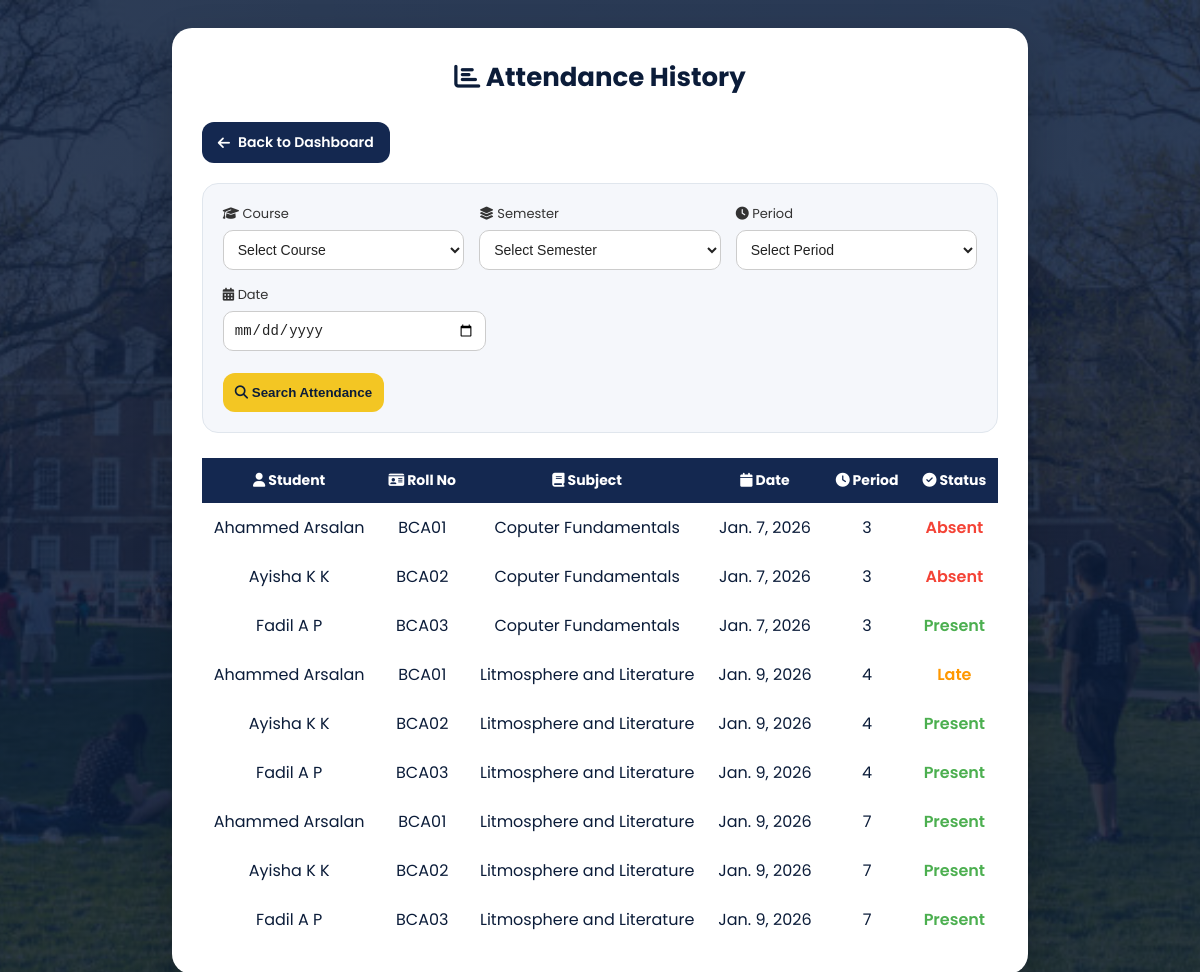
Before: /adminpanel/attendance_history/ (signed in) with the older database file.
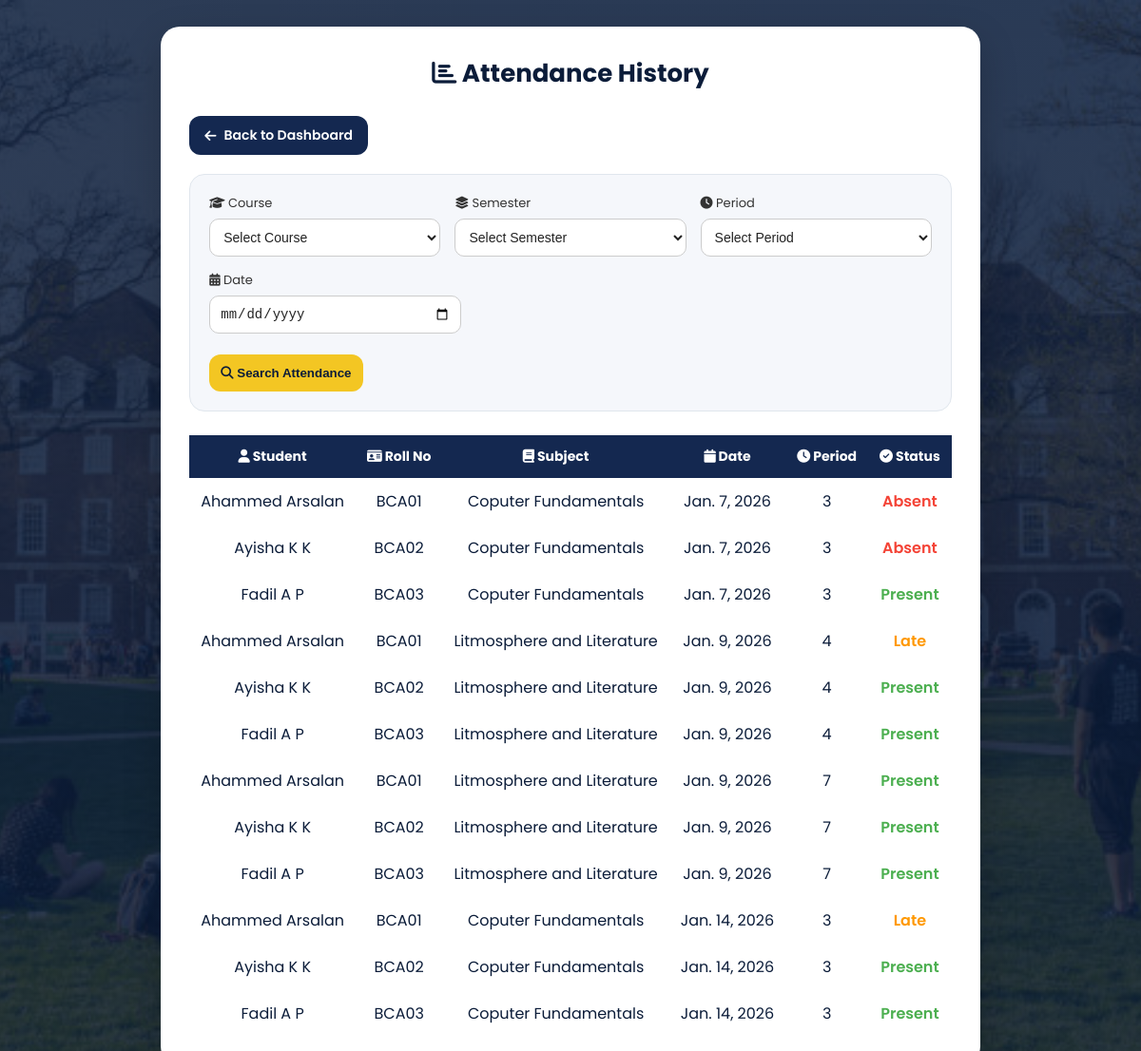
After: the same page with the newer database file.
### attendance/models.py (models this page shows)
class Attendance(models.Model):
    student = models.ForeignKey(Student, on_delete=models.CASCADE)
    subject = models.ForeignKey(Subject, on_delete=models.CASCADE)
    date = models.DateField(default=timezone.now)
    period = models.PositiveIntegerField()  # 1 to 7
    status = models.CharField(max_length=1, choices=ATTENDANCE_STATUS)
    class Meta:
        unique_together = ('student', 'subject', 'date', 'period')

### students/models.py (models this page shows, shortened)
class Student(models.Model):
    COURSE_CHOICES = (
        ('BCA', 'BCA'),
        ('BSC_CS', 'BSc Computer Science'),
        ('BSC_IT', 'BSc Information Technology'),
        ('BCOM', 'BCom'),
        ('BA', 'BA'),
    )
    user = models.OneToOneField(
        User,
        on_delete=models.CASCADE,
        related_name='student_profile',blank=True,null=True
    )
    course = models.CharField(max_length=20, choices=COURSE_CHOICES)
    SEMESTER_CHOICES = [
    (1, '1st Semester'),
    (2, '2nd Semester'),
    (3, '3rd Semester'),
    (4, '4th Semester'),
    (5, '5th Semester'),
    (6, '6th Semester'),
    ]
    semester = models.PositiveIntegerField(
        choices=SEMESTER_CHOICES,
        default=1
    )
    parent = models.OneToOneField(
        User,
        on_delete=models.CASCADE,
        related_name='parent_student',
        null=True,
        blank=True
    )
    first_name = models.CharField(max_length=50,blank=True)   # Student first name
    last_name = models.CharField(max_length=50,blank=True)    # Student last name
    father_name = models.CharField(max_length=100,blank=True)
    mother_name = models.CharField(max_length=100,blank=True)
    register_number = models.CharField(
        max_length=20,
        unique=True,blank=True
    )
    date_of_birth = models.DateField()
    profile_photo = models.ImageField(
        upload_to='student_profiles/',
        blank=True,
        null=True
    )
    parent_email = models.EmailField(blank=True, null=True)
    otp = models.CharField(max_length=6, blank=True, null=True)  # store OTP
    otp_created_at = models.DateTimeField(blank=True, null=True)  # store OTP timestamp

### teachers/models.py (models this page shows, shortened)
class Subject(models.Model):
    name = models.CharField(max_length=100)
    course = models.CharField(max_length=20, choices=Student.COURSE_CHOICES)
    semester = models.PositiveIntegerField(choices=Student.SEMESTER_CHOICES)

### adminpanel/views.py (the view)
# urls.py: path('attendance_history/',views.admin_attendance_history,name='attendance-history'),
@staff_member_required
def admin_attendance_history(request):
    course = request.GET.get('course')
    semester = request.GET.get('semester')
    period = request.GET.get('period')
    date = request.GET.get('date')
    attendance = Attendance.objects.all()
    if course:
        attendance = attendance.filter(student__course=course)
    if semester:
        attendance = attendance.filter(student__semester=semester)
    if period:
        attendance = attendance.filter(period=period)
    if date:
        attendance = attendance.filter(date=date)
    context = {
        'attendance': attendance,
        'course': course,
        'semester': semester,
        'period': period,
        'date': date,
    }
    return render(
        request,
        'adminpanel/attendance_history.html',
        context
    )

### templates/adminpanel/attendance_history.html (shortened to what this page needs)
{% extends 'base.html' %}
{% load static %}
{% block content %}
<div class="attendance-wrapper">
    <div class="page-title">
        <i class="fas fa-chart-bar"></i> Attendance History
    </div>
    <div class="page-actions">
    <a href="{% url 'admin-dashboard' %}" class="back-btn">
        <i class="fas fa-arrow-left"></i> Back to Dashboard
    </a>
</div>
    <form method="get" class="filter-card">
        <div class="filter-grid">
            <div class="filter-group">
                <label><i class="fas fa-graduation-cap"></i> Course</label>
                <select name="course">
                    <option value="">Select Course</option>
                </select>
            </div>
            <div class="filter-group">
                <label><i class="fas fa-layer-group"></i> Semester</label>
                <select name="semester">
                    <option value="">Select Semester</option>
                </select>
            </div>
            <div class="filter-group">
                <label><i class="fas fa-clock"></i> Period</label>
                <select name="period">
                    <option value="">Select Period</option>
                </select>
            </div>
            <div class="filter-group">
                <label><i class="fas fa-calendar-alt"></i> Date</label>
                <input type="date" name="date">
            </div>
        </div>
        <button type="submit" class="search-btn">
            <i class="fas fa-search"></i> Search Attendance
        </button>
    </form>
    {% if attendance %}
    <div class="table-wrapper">
        <table class="attendance-table">
            <tr>
                <th><i class="fas fa-user"></i> Student</th>
                <th><i class="fas fa-id-card"></i> Roll No</th>
                <th><i class="fas fa-book"></i> Subject</th>
                <th><i class="fas fa-calendar"></i> Date</th>
                <th><i class="fas fa-clock"></i> Period</th>
                <th><i class="fas fa-check-circle"></i> Status</th>
            </tr>
            {% for a in attendance %}
            <tr>
                <td>{{ a.student.first_name }} {{ a.student.last_name }}</td>
                <td>{{ a.student.register_number }}</td>
                <td>{{ a.subject.name }}</td>
                <td>{{ a.date }}</td>
                <td>{{ a.period }}</td>
                <td>
                    {% if a.status == 'P' %}
                        <span class="status-p">Present</span>
                    {% elif a.status == 'A' %}
                        <span class="status-a">Absent</span>
                    {% else %}
                        <span class="status-l">Late</span>
                    {% endif %}
                </td>
            </tr>
            {% endfor %}
        </table>
    </div>
    {% else %}
        <p class="empty-text">
            <i class="fas fa-info-circle"></i>
            Select course, semester and period to view attendance
        </p>
    {% endif %}
</div>
{% endblock %}

### templates/base.html (shortened to what this page needs)
{% load static %}
<!DOCTYPE html>
<html>
<head>
    <link rel="stylesheet" href="https://cdnjs.cloudflare.com/ajax/libs/font-awesome/6.5.1/css/all.min.css">
</head>
<body>
{% block content %}
{% endblock %}
</body>
</html>

Changed rows visible on the page:
added Attendance: student.first_name "Ahammed", student.last_name "Arsalan", student.register_number "BCA01", subject.name "Coputer Fundamentals", date "Jan. 14, 2026", period "3", status "Late"
added Attendance: student.first_name "Ayisha", student.last_name "K K", student.register_number "BCA02", subject.name "Coputer Fundamentals", date "Jan. 14, 2026", period "3", status "Present"
added Attendance: student.first_name "Fadil", student.last_name "A P", student.register_number "BCA03", subject.name "Coputer Fundamentals", date "Jan. 14, 2026", period "3", status "Present"
